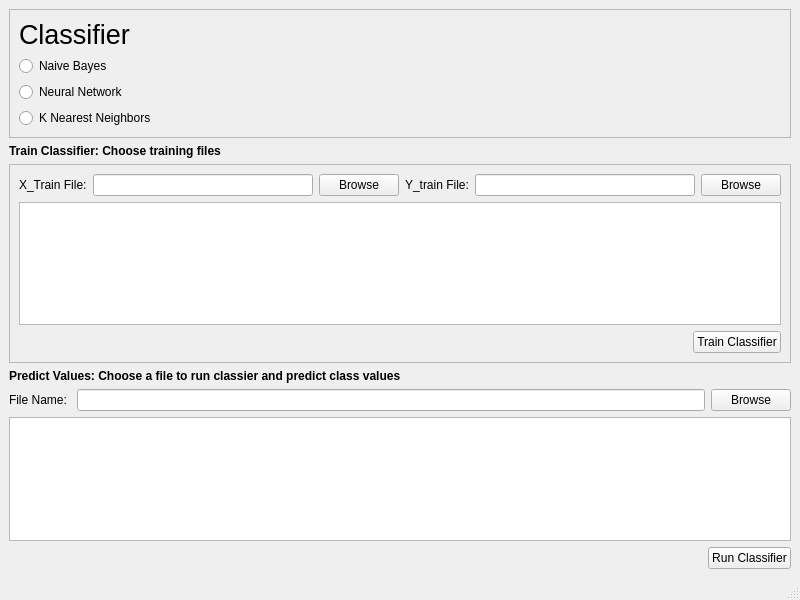
<?xml version="1.0" encoding="UTF-8"?>
<ui version="4.0">
 <class>MainWindow</class>
 <widget class="QMainWindow" name="MainWindow">
  <property name="geometry">
   <rect>
    <x>0</x>
    <y>0</y>
    <width>800</width>
    <height>600</height>
   </rect>
  </property>
  <property name="windowTitle">
   <string>MainWindow</string>
  </property>
  <widget class="QWidget" name="centralwidget">
   <layout class="QGridLayout" name="gridLayout_2">
    <item row="5" column="0">
     <widget class="QTextBrowser" name="debugTextBrowser"/>
    </item>
    <item row="1" column="0">
     <widget class="QLabel" name="label_5">
      <property name="font">
       <font>
        <weight>75</weight>
        <bold>true</bold>
       </font>
      </property>
      <property name="text">
       <string>Train Classifier: Choose training files</string>
      </property>
     </widget>
    </item>
    <item row="3" column="0">
     <widget class="QLabel" name="label_6">
      <property name="font">
       <font>
        <weight>75</weight>
        <bold>true</bold>
       </font>
      </property>
      <property name="text">
       <string>Predict Values: Choose a file to run classier and predict class values</string>
      </property>
     </widget>
    </item>
    <item row="0" column="0">
     <widget class="QFrame" name="frame_2">
      <property name="frameShape">
       <enum>QFrame::StyledPanel</enum>
      </property>
      <property name="frameShadow">
       <enum>QFrame::Raised</enum>
      </property>
      <layout class="QVBoxLayout" name="verticalLayout_2">
       <item>
        <widget class="QLabel" name="label">
         <property name="maximumSize">
          <size>
           <width>130</width>
           <height>16777215</height>
          </size>
         </property>
         <property name="font">
          <font>
           <pointsize>20</pointsize>
          </font>
         </property>
         <property name="text">
          <string>Classifier</string>
         </property>
         <property name="wordWrap">
          <bool>true</bool>
         </property>
        </widget>
       </item>
       <item>
        <layout class="QVBoxLayout" name="verticalLayout">
         <item>
          <widget class="QRadioButton" name="radioButton">
           <property name="text">
            <string>Naive Bayes</string>
           </property>
           <attribute name="buttonGroup">
            <string notr="true">buttonGroup</string>
           </attribute>
          </widget>
         </item>
         <item>
          <widget class="QRadioButton" name="radioButton_2">
           <property name="text">
            <string>Neural Network</string>
           </property>
           <attribute name="buttonGroup">
            <string notr="true">buttonGroup</string>
           </attribute>
          </widget>
         </item>
         <item>
          <widget class="QRadioButton" name="radioButton_3">
           <property name="text">
            <string>K Nearest Neighbors</string>
           </property>
           <attribute name="buttonGroup">
            <string notr="true">buttonGroup</string>
           </attribute>
          </widget>
         </item>
        </layout>
       </item>
      </layout>
     </widget>
    </item>
    <item row="4" column="0">
     <layout class="QHBoxLayout" name="horizontalLayout">
      <item>
       <widget class="QLabel" name="label_3">
        <property name="text">
         <string>File Name: </string>
        </property>
       </widget>
      </item>
      <item>
       <widget class="QLineEdit" name="lineEdit_2"/>
      </item>
      <item>
       <widget class="QPushButton" name="PredictBrowse">
        <property name="text">
         <string>Browse</string>
        </property>
       </widget>
      </item>
     </layout>
    </item>
    <item row="2" column="0">
     <widget class="QFrame" name="frame">
      <property name="frameShape">
       <enum>QFrame::StyledPanel</enum>
      </property>
      <property name="frameShadow">
       <enum>QFrame::Raised</enum>
      </property>
      <layout class="QGridLayout" name="gridLayout">
       <item row="2" column="1">
        <widget class="QPushButton" name="trainClassifier">
         <property name="text">
          <string>Train Classifier</string>
         </property>
        </widget>
       </item>
       <item row="0" column="0" colspan="2">
        <layout class="QHBoxLayout" name="horizontalLayout_2">
         <item>
          <widget class="QLabel" name="label_4">
           <property name="text">
            <string>X_Train File:</string>
           </property>
          </widget>
         </item>
         <item>
          <widget class="QLineEdit" name="lineEdit_3"/>
         </item>
         <item>
          <widget class="QPushButton" name="XtrainBrowse">
           <property name="text">
            <string>Browse</string>
           </property>
          </widget>
         </item>
         <item>
          <widget class="QLabel" name="label_2">
           <property name="text">
            <string>Y_train File:</string>
           </property>
          </widget>
         </item>
         <item>
          <widget class="QLineEdit" name="lineEdit"/>
         </item>
         <item>
          <widget class="QPushButton" name="YtrainBrowse">
           <property name="text">
            <string>Browse</string>
           </property>
          </widget>
         </item>
        </layout>
       </item>
       <item row="1" column="0" colspan="2">
        <widget class="QTextEdit" name="textEdit"/>
       </item>
       <item row="2" column="0">
        <spacer name="horizontalSpacer">
         <property name="orientation">
          <enum>Qt::Horizontal</enum>
         </property>
         <property name="sizeHint" stdset="0">
          <size>
           <width>623</width>
           <height>20</height>
          </size>
         </property>
        </spacer>
       </item>
      </layout>
     </widget>
    </item>
    <item row="6" column="0">
     <layout class="QHBoxLayout" name="horizontalLayout_3">
      <item>
       <spacer name="horizontalSpacer_2">
        <property name="orientation">
         <enum>Qt::Horizontal</enum>
        </property>
        <property name="sizeHint" stdset="0">
         <size>
          <width>40</width>
          <height>20</height>
         </size>
        </property>
       </spacer>
      </item>
      <item>
       <widget class="QPushButton" name="runClassifier">
        <property name="text">
         <string>Run Classifier</string>
        </property>
       </widget>
      </item>
     </layout>
    </item>
   </layout>
  </widget>
  <widget class="QMenuBar" name="menubar">
   <property name="geometry">
    <rect>
     <x>0</x>
     <y>0</y>
     <width>800</width>
     <height>22</height>
    </rect>
   </property>
  </widget>
  <widget class="QStatusBar" name="statusbar"/>
 </widget>
 <resources/>
 <connections>
  <connection>
   <sender>XtrainBrowse</sender>
   <signal>clicked()</signal>
   <receiver>MainWindow</receiver>
   <slot>browseXTrainSlot()</slot>
   <hints>
    <hint type="sourcelabel">
     <x>398</x>
     <y>242</y>
    </hint>
    <hint type="destinationlabel">
     <x>6</x>
     <y>183</y>
    </hint>
   </hints>
  </connection>
  <connection>
   <sender>trainClassifier</sender>
   <signal>clicked()</signal>
   <receiver>MainWindow</receiver>
   <slot>trainClassifierSlot()</slot>
   <hints>
    <hint type="sourcelabel">
     <x>780</x>
     <y>356</y>
    </hint>
    <hint type="destinationlabel">
     <x>796</x>
     <y>361</y>
    </hint>
   </hints>
  </connection>
  <connection>
   <sender>YtrainBrowse</sender>
   <signal>clicked()</signal>
   <receiver>MainWindow</receiver>
   <slot>browseYTrainSlot()</slot>
   <hints>
    <hint type="sourcelabel">
     <x>739</x>
     <y>228</y>
    </hint>
    <hint type="destinationlabel">
     <x>789</x>
     <y>177</y>
    </hint>
   </hints>
  </connection>
  <connection>
   <sender>PredictBrowse</sender>
   <signal>clicked()</signal>
   <receiver>MainWindow</receiver>
   <slot>browsePredictFileSlot()</slot>
   <hints>
    <hint type="sourcelabel">
     <x>744</x>
     <y>419</y>
    </hint>
    <hint type="destinationlabel">
     <x>794</x>
     <y>406</y>
    </hint>
   </hints>
  </connection>
  <connection>
   <sender>runClassifier</sender>
   <signal>clicked()</signal>
   <receiver>MainWindow</receiver>
   <slot>runClassifierSlot()</slot>
   <hints>
    <hint type="sourcelabel">
     <x>755</x>
     <y>547</y>
    </hint>
    <hint type="destinationlabel">
     <x>531</x>
     <y>530</y>
    </hint>
   </hints>
  </connection>
  <connection>
   <sender>radioButton</sender>
   <signal>toggled(bool)</signal>
   <receiver>MainWindow</receiver>
   <slot>naiveBayesSlot()</slot>
   <hints>
    <hint type="sourcelabel">
     <x>32</x>
     <y>89</y>
    </hint>
    <hint type="destinationlabel">
     <x>137</x>
     <y>25</y>
    </hint>
   </hints>
  </connection>
  <connection>
   <sender>radioButton_2</sender>
   <signal>toggled(bool)</signal>
   <receiver>MainWindow</receiver>
   <slot>annSlot()</slot>
   <hints>
    <hint type="sourcelabel">
     <x>33</x>
     <y>109</y>
    </hint>
    <hint type="destinationlabel">
     <x>300</x>
     <y>24</y>
    </hint>
   </hints>
  </connection>
  <connection>
   <sender>radioButton_3</sender>
   <signal>toggled(bool)</signal>
   <receiver>MainWindow</receiver>
   <slot>knnSlot()</slot>
   <hints>
    <hint type="sourcelabel">
     <x>36</x>
     <y>125</y>
    </hint>
    <hint type="destinationlabel">
     <x>436</x>
     <y>30</y>
    </hint>
   </hints>
  </connection>
 </connections>
 <slots>
  <slot>browseXTrainSlot()</slot>
  <slot>trainClassifierSlot()</slot>
  <slot>browseYTrainSlot()</slot>
  <slot>browsePredictFileSlot()</slot>
  <slot>runClassifierSlot()</slot>
  <slot>naiveBayesSlot()</slot>
  <slot>annSlot()</slot>
  <slot>knnSlot()</slot>
 </slots>
 <buttongroups>
  <buttongroup name="buttonGroup"/>
 </buttongroups>
</ui>
